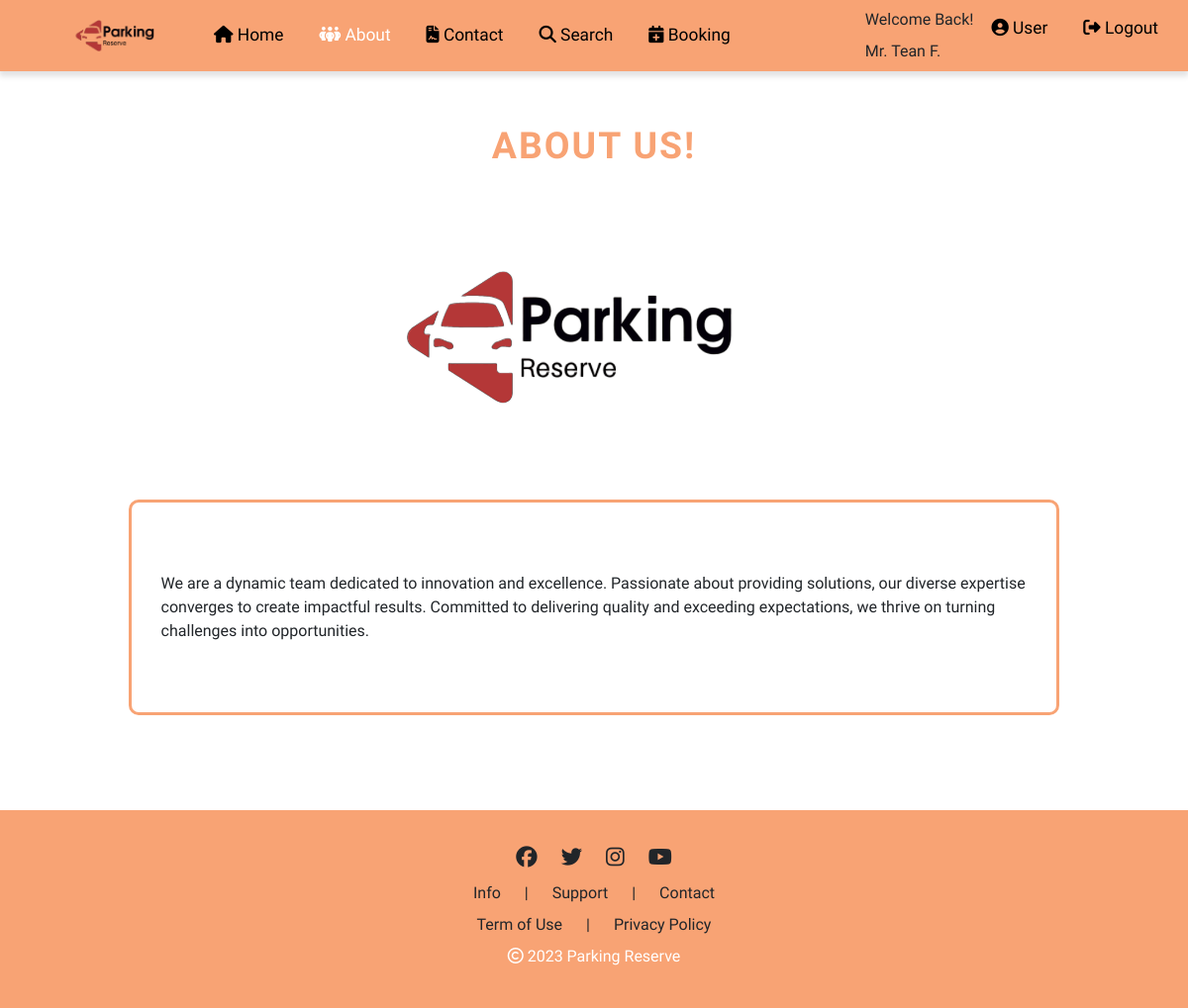
Screenshot of /aboutpage.php (signed in) with the database file from the repository.
### tables this page shows
CREATE TABLE `user_form` (
  `id` int(100) NOT NULL,
  `username` varchar(100) NOT NULL,
  `email` varchar(100) NOT NULL,
  `password` varchar(100) NOT NULL,
  `title` varchar(10) NOT NULL,
  `fname` varchar(100) NOT NULL,
  `lname` varchar(100) NOT NULL,
  `gender` varchar(10) NOT NULL,
  `image` varchar(100) NOT NULL,
  `role` varchar(20) DEFAULT 'user',
  `phone` varchar(10) NOT NULL,
  `date_of_birth` date DEFAULT NULL
);

### aboutpage.php (the view, shortened to what this page needs)
<?php
include 'config.php';
$title = $fname = $lname = '';
if (isset($_SESSION['user_id'])) {
    $user_id = $_SESSION['user_id'];
    $query = "SELECT title, fname, lname FROM user_form WHERE id = ?";
    if ($stmt = mysqli_prepare($conn, $query)) {
        mysqli_stmt_bind_param($stmt, "i", $user_id);
        mysqli_stmt_execute($stmt);
        $result = mysqli_stmt_get_result($stmt);
        if ($row = mysqli_fetch_assoc($result)) {
            $fname = $row['fname'];
            $lname = $row['lname'];
            $title = $row['title'];
        }
    }
}
?>
<!DOCTYPE html>
<html lang="en">
<head>
    <link rel="stylesheet" href="https://cdnjs.cloudflare.com/ajax/libs/font-awesome/6.4.2/css/all.min.css">
    <link rel="stylesheet" href="https://cdnjs.cloudflare.com/ajax/libs/bootstrap/5.3.2/css/bootstrap.min.css">
    <link rel="stylesheet" href="CSS/about-login.css">
    <link rel="stylesheet" href="https://cdn.jsdelivr.net/npm/swiper@11/swiper-bundle.min.css" />
</head>
<body>
    <nav class="navbar navbar-expand-lg bg-body-tertiary">
        <div class="container-fluid">
            <img src="img/logo-transparent.png" class="navbar-brand img-logo">
            <div class="collapse navbar-collapse" id="navbarSupportedContent">
                <ul class="navbar-nav me-auto mb-2 mb-lg-0">
                    <li class="nav-item">
                        <a class="nav-link " aria-current="page" href="homepage.php"><i class="fa-solid fa-house"></i> Home</a>
                    </li>
                    <li class="nav-item">
                        <a class="nav-link active" href="aboutpage.php"><i class="fa-solid fa-people-group"></i> About</a>
                    </li>
                    <li class="nav-item">
                        <a class="nav-link" href="contactpage.php"><i class="fa-solid fa-file-contract"></i> Contact</a>
                    </li>
                    <li class="nav-item">
                        <a class="nav-link" href="searchpage.php"><i class="fa-solid fa-magnifying-glass"></i> Search</a>
                    </li>
                    <li class="nav-item">
                        <a class="nav-link" href="bookingpage.php"><i class="fa-solid fa-calendar-plus"></i> Booking</a>
                        <?php if (isset($_SESSION['user_id'])) : ?>
                    </li>
                <?php endif; ?>
                </ul>
                <div class="d-flex justify-content-center">
                    <ul class="navbar-nav me-auto mb-2 mb-lg-0">
                        <?php if (isset($_SESSION['user_id'])) : ?>
                            <div>
                                <?php if (!isset($_SESSION['welcome_back'])) {
                                    echo "<label>Welcome Back!</label>";
                                }
                                ?>
                                <div class="mt-2">
                                    <?php echo htmlspecialchars($title); ?>
                                    <?php echo htmlspecialchars($fname); ?>
                                    <?php if (!empty($lname)) : ?>
                                        <?php echo substr($lname, 0, 1) . '.'; ?>
                                </div>
                            <?php endif; ?>
                            </div>
                            <li class="nav-item">
                                <a class="nav-link" href="edit_user.php"><i class="fa-solid fa-circle-user"></i> User</a>
                            </li>
                            <li class="nav-item">
                                <a class="nav-link" href="logout.php"><i class="fa-solid fa-right-from-bracket"></i> Logout</a>
                            </li>
                        <?php endif; ?>
                    </ul>
                </div>
            </div>
        </div>
    </nav>
    <div class="container-fluid">
        <div class="title mt-5 text-center">
            About Us!
        </div>
        <div class="d-flex justify-content-center align-items-center mt-5 pt-5"> <img src="img/logo-transparent.png">
        </div>
        <div class="d-flex justify-content-center align-items-center mt-5 mb-5 pt-5 pb-5">
            <div class="box"> We are a dynamic team dedicated to innovation and excellence. Passionate about providing solutions, our diverse expertise converges to create impactful results. Committed to delivering quality and exceeding expectations, we thrive on turning challenges into opportunities.
            </div>
        </div>
    </div>
</body>
<footer>
    <div class="p-0 m-0 footer">
        <div class="footer-content ">
            <div class="row d-flex justify-content-center align-items-center icon-footer">
                <div class="col-auto"><i class="fa-brands fa-facebook"></i></div>
                <div class="col-auto"><i class="fa-brands fa-twitter"></i></div>
                <div class="col-auto"><i class="fa-brands fa-instagram"></i></div>
                <div class="col-auto"><i class="fa-brands fa-youtube"></i></div>
            </div>
            <div class="row d-flex justify-content-center align-items-center text-footer mt-2">
                <div class="col-auto">Info
                </div>
                <div class="col-auto">|</div>
                <div class="col-auto">Support</div>
                <div class="col-auto">|</div>
                <div class="col-auto">Contact</div>
            </div>
            <div class="row d-flex justify-content-center align-items-center text-footer mt-2">
                <div class="col-auto">Term of Use
                </div>
                <div class="col-auto">|</div>
                <div class="col-auto">Privacy Policy</div>
            </div>
            <div class="row d-flex justify-content-center align-items-center text-footer mt-2">
                <div class="col-auto" style="color: white;"><i class="fa-regular fa-copyright"></i>
                    2023 Parking Reserve
                </div>
            </div>
        </div>
    </div>
</footer>
</html>

### CSS/about-login.css (style rules this page uses)
html, body { font-family: 'Prompt', sans-serif !important; }
.img-logo { width: 120px; }
.navbar { background-color: #F8A374 !important; box-shadow: 0px 4px 6px 1px rgba(0, 0, 0, 0.12); }
.nav-link { color: black !important; font-weight: 500 !important; margin-left: 10px; margin-right: 10px; font-size: 13pt; }
.navbar-nav .nav-link.active { color: white !important; }
.navbar-brand { margin-left: 50px; }
.title { text-transform: uppercase; font-size: 28pt; color: #F8A374 !important; font-weight: 600 !important; letter-spacing: 2px; }
.footer { position: relative; height: 200px; background-color: #F8A374 !important; margin: 0; padding: 0; }
.footer-content { padding-top: 2rem; padding-bottom: 2rem; }
.icon-footer { font-size: 16pt; }
.text-footer { font-size: 12pt; }
.box { width: 80%; border: 3px solid #F8A374; border-radius: 10px; padding: 30px; padding-bottom: 70px; padding-top: 70px; }

### rows the page displays
user_form: title "Mr.", fname "Tean", lname "F"
